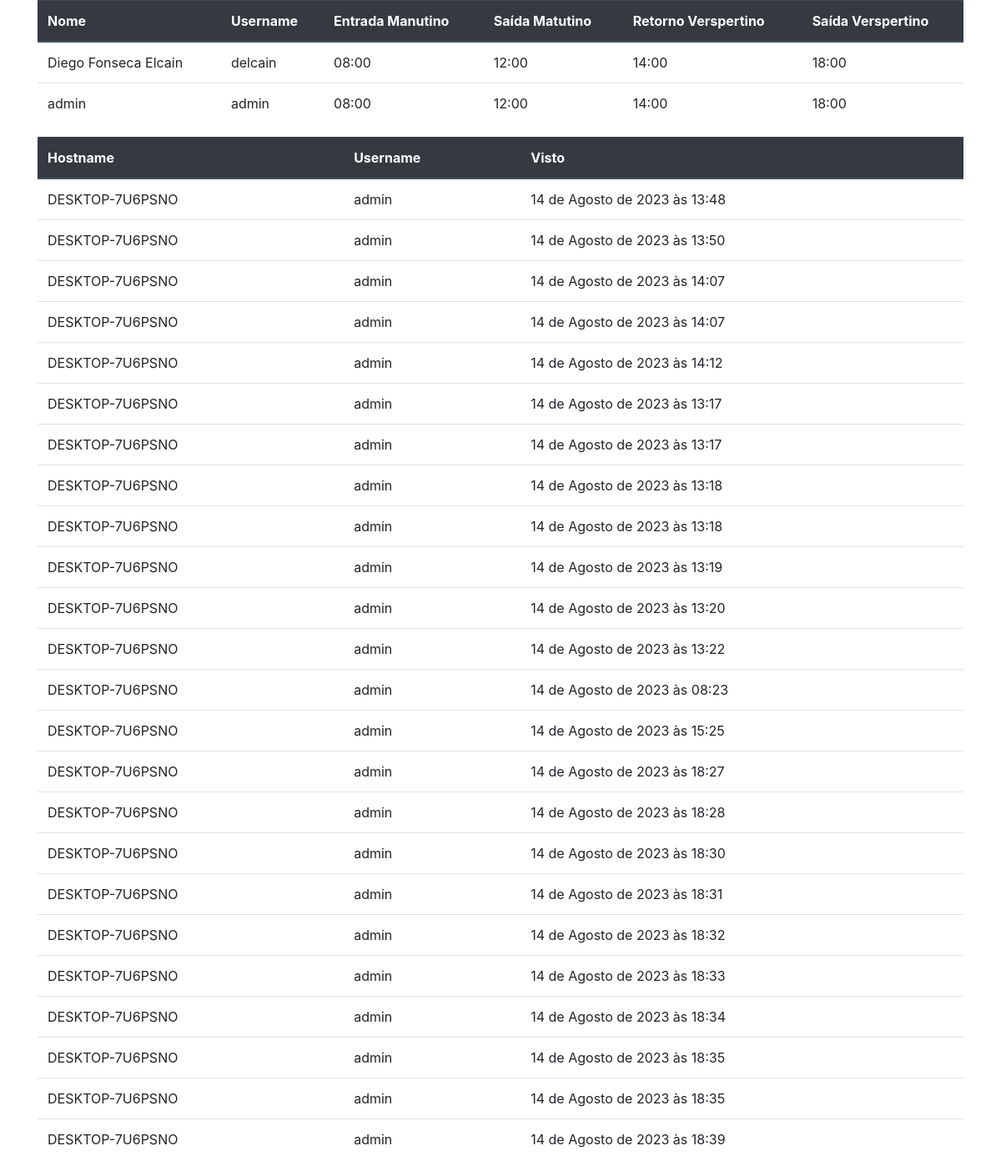
The page / (upper part) on the database its author committed.
### server/models.py (models this page shows, shortened)
class User(models.Model):
    nome = models.CharField(max_length=60)
    username = models.CharField(max_length=60)
    jor1 = models.TimeField()
    jor2 = models.TimeField()
    jor3 = models.TimeField()
    jor4 = models.TimeField()

class Dado(models.Model):
    hostname = models.CharField(max_length=64)
    username = models.CharField(max_length=64)
    visto = models.DateTimeField(auto_now_add=True)

### server/views.py (the view)
# urls.py: path('', index),
def index(request):
    users = User.objects.all()
    dados = Dado.objects.all()
    sinais = Sinal.objects.all()
    return render(request, 'index.html', context={'users': users, 'dados': dados, 'sinais':sinais})

### server/templates/index.html (shortened to what this page needs)
{% extends 'base.html' %}
{% block content %}
<div class="container">
    <table class="table">
        <thead class="thead-dark">
            <tr>
                <th scope="col">Nome</th>
                <th scope="col">Username</th>
                <th scope="col">Entrada Manutino</th>
                <th scope="col">Saída Matutino</th>
                <th scope="col">Retorno Verspertino</th>
                <th scope="col">Saída Verspertino</th>
            </tr>
        </thead>
        <tbody>
            {% for u in users %}
            <tr>
                <td scope="row">{{u.nome}}</td>
                <td>{{u.username}}</td>
                <td>{{u.jor1}}</td>
                <td>{{u.jor2}}</td>
                <td>{{u.jor3}}</td>
                <td>{{u.jor4}}</td>
            </tr>
        {% endfor %}
        </tbody>
    </table>
</div>
<div class="container">
    <table class="table">
        <thead class="thead-dark">
            <tr>
                <th scope="col">Hostname</th>
                <th scope="col">Username</th>
                <th scope="col">Visto</th>
            </tr>
        </thead>
        <tbody>
            {% for d in dados %}
            <tr>
                <td>{{d.hostname}}</td>
                <td>{{d.username}}</td>
                <td>{{d.visto}}</td>
            </tr>
        {% endfor %}
        </tbody>
    </table>
</div>
{% endblock %}

### server/templates/base.html (shortened to what this page needs)
<!DOCTYPE html>
<html lang="pt-br">
<head>
    <link rel="stylesheet" href="https://use.fontawesome.com/releases/v5.7.2/css/all.css">
    <link href="https://stackpath.bootstrapcdn.com/bootstrap/4.3.1/css/bootstrap.min.css" rel="stylesheet">
</head>
<body>
{% block content %}
{% endblock %}
</body>
</html>

### rows shown on the page
User: nome "Diego Fonseca Elcain", username "delcain", jor1 "08:00", jor2 "12:00", jor3 "14:00", jor4 "18:00"
User: nome "admin", username "admin", jor1 "08:00", jor2 "12:00", jor3 "14:00", jor4 "18:00"
Dado: hostname "DESKTOP-7U6PSNO", username "admin", visto "14 de Agosto de 2023 às 13:48"
Dado: hostname "DESKTOP-7U6PSNO", username "admin", visto "14 de Agosto de 2023 às 13:50"
Dado: hostname "DESKTOP-7U6PSNO", username "admin", visto "14 de Agosto de 2023 às 14:07"
Dado: hostname "DESKTOP-7U6PSNO", username "admin", visto "14 de Agosto de 2023 às 14:07"
Dado: hostname "DESKTOP-7U6PSNO", username "admin", visto "14 de Agosto de 2023 às 14:12"
Dado: hostname "DESKTOP-7U6PSNO", username "admin", visto "14 de Agosto de 2023 às 13:17"
Dado: hostname "DESKTOP-7U6PSNO", username "admin", visto "14 de Agosto de 2023 às 13:17"
Dado: hostname "DESKTOP-7U6PSNO", username "admin", visto "14 de Agosto de 2023 às 13:18"
Dado: hostname "DESKTOP-7U6PSNO", username "admin", visto "14 de Agosto de 2023 às 13:18"
Dado: hostname "DESKTOP-7U6PSNO", username "admin", visto "14 de Agosto de 2023 às 13:19"
Dado: hostname "DESKTOP-7U6PSNO", username "admin", visto "14 de Agosto de 2023 às 13:20"
Dado: hostname "DESKTOP-7U6PSNO", username "admin", visto "14 de Agosto de 2023 às 13:22"
Dado: hostname "DESKTOP-7U6PSNO", username "admin", visto "14 de Agosto de 2023 às 08:23"
Dado: hostname "DESKTOP-7U6PSNO", username "admin", visto "14 de Agosto de 2023 às 15:25"
Dado: hostname "DESKTOP-7U6PSNO", username "admin", visto "14 de Agosto de 2023 às 18:27"
Dado: hostname "DESKTOP-7U6PSNO", username "admin", visto "14 de Agosto de 2023 às 18:28"
Dado: hostname "DESKTOP-7U6PSNO", username "admin", visto "14 de Agosto de 2023 às 18:30"
Dado: hostname "DESKTOP-7U6PSNO", username "admin", visto "14 de Agosto de 2023 às 18:31"
Dado: hostname "DESKTOP-7U6PSNO", username "admin", visto "14 de Agosto de 2023 às 18:32"
Dado: hostname "DESKTOP-7U6PSNO", username "admin", visto "14 de Agosto de 2023 às 18:33"
Dado: hostname "DESKTOP-7U6PSNO", username "admin", visto "14 de Agosto de 2023 às 18:34"
Dado: hostname "DESKTOP-7U6PSNO", username "admin", visto "14 de Agosto de 2023 às 18:35"
Dado: hostname "DESKTOP-7U6PSNO", username "admin", visto "14 de Agosto de 2023 às 18:35"
Dado: hostname "DESKTOP-7U6PSNO", username "admin", visto "14 de Agosto de 2023 às 18:39"
